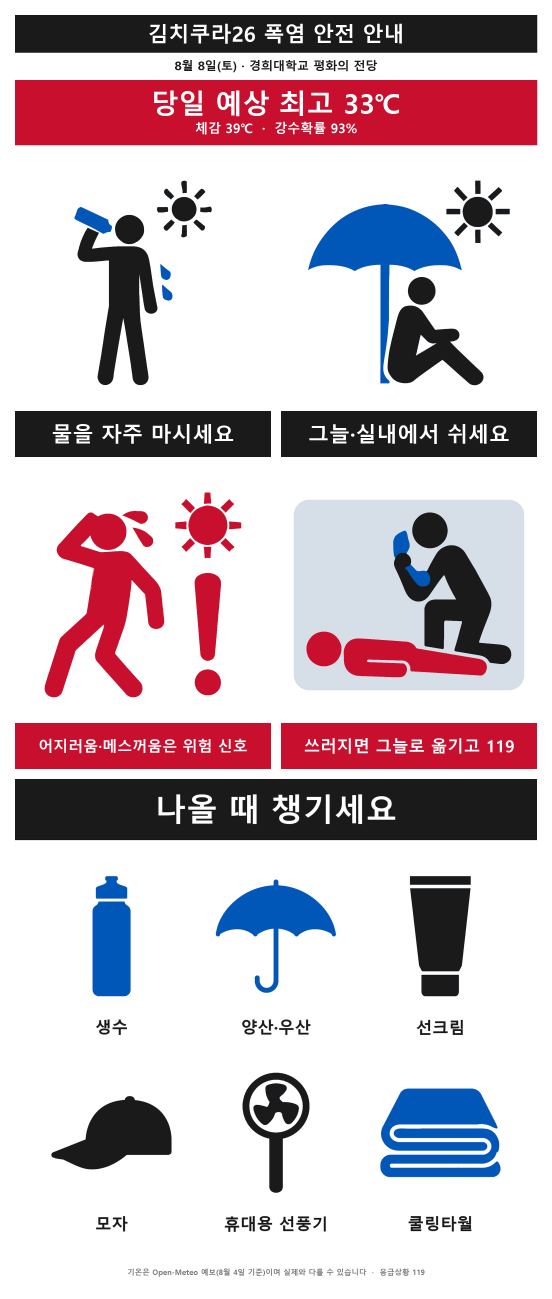
#> input picture kimchikura/heatsafety/final/poster.png, 2208 x 5196 px (shown at 1/4 size)
$ python webexport.py
#> lines starting #> are read from the running program, lines starting #| are printed output that depends on the picture
# -*- coding: utf-8 -*-
"""
poster.png 를 웹용 경량 이미지로 내보낸다. (원본 2208x5196 / 670KB 는 모바일에 너무 무겁다)

    python webexport.py

  ../imgs/heat_poster.jpg  확대용 (폭 1000)
  ../imgs/heat_thumb.jpg   카드 썸네일용 (폭 420)
poster.py 를 다시 돌려 예보를 갱신했다면 이것도 다시 실행할 것.
"""
from pathlib import Path

from PIL import Image

HERE = Path(__file__).parent
SRC = HERE / "final" / "poster.png"
IMGS = HERE.parent / "imgs"


def export(im, w, name, quality):
    h = round(im.size[1] * w / im.size[0])
    out = IMGS / name
    im.resize((w, h), Image.LANCZOS).convert("RGB").save(
        out, "JPEG", quality=quality, optimize=True, progressive=True)
    print(f"[ok] {out}  {w}x{h}  {out.stat().st_size // 1024}KB")


def main():
    if not SRC.exists():
        print("[err] final/poster.png 없음 - poster.py 먼저 실행")
        return
    IMGS.mkdir(exist_ok=True)
    im = Image.open(SRC)
#> im is the input picture: PIL image 2208x5196 RGB; mean R, G, B 204.9, 189.9, 196.8
    export(im, 1000, "heat_poster.jpg", 86)
#> in export, `im.resize((w, h), Image.LANCZOS).convert("RGB").save( out, "JPEG", qua..`:
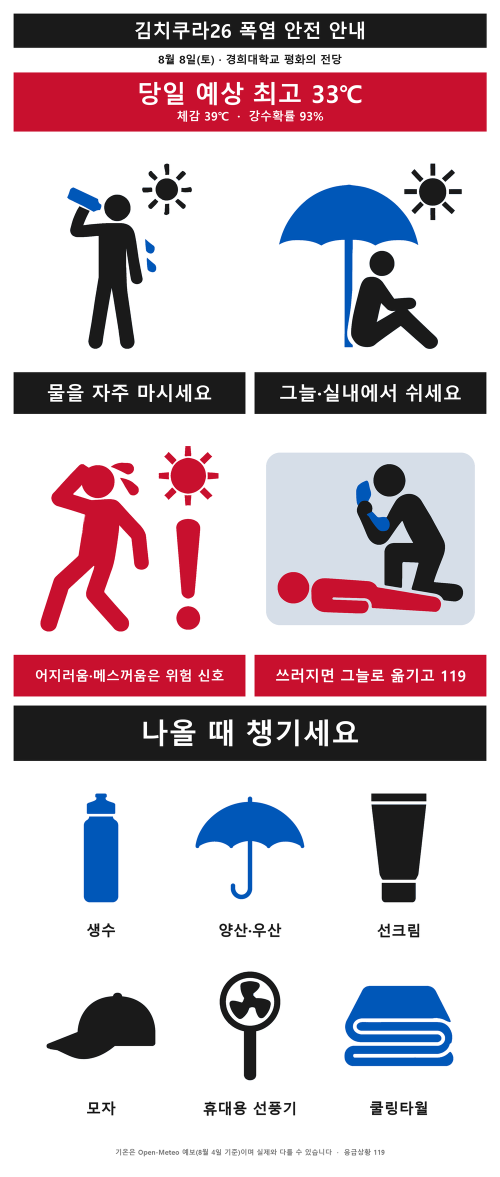
#> saved as heat_poster.jpg: PIL image 1000x2353 RGB (shown at 1/2 size); mean R, G, B 204.8, 189.7, 196.6
#| [ok] kimchikura/imgs/heat_poster.jpg  1000x2353  169KB
    export(im, 420, "heat_thumb.jpg", 82)
#> call 2 of export, with w = 420, name = 'heat_thumb.jpg', quality = 82
#> in export (call 2), `im.resize((w, h), Image.LANCZOS).convert("RGB").save( out, "JPEG", qua..`:
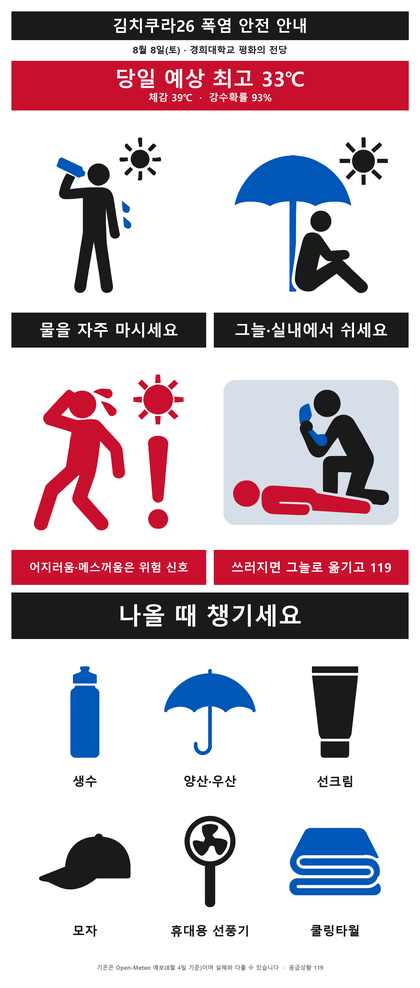
#> saved as heat_thumb.jpg: PIL image 420x988 RGB; mean R, G, B 204.6, 189.5, 196.4
#| [ok] kimchikura/imgs/heat_thumb.jpg  420x988  54KB


if __name__ == "__main__":
    main()
